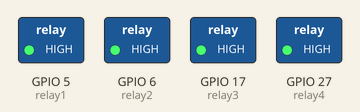
Recording of a program running on a simulated Raspberry Pi (BCM pin numbers). Parts: switched loads named in the program (green lamp = pin HIGH).

Above: at 1.0 s.
At 3.0 s:
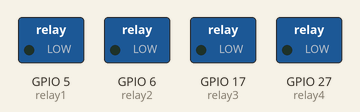
Timing chart, 0 to 5.2 s (numbered marks = the images above):
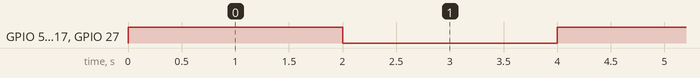

The program:

pi_relay.py
```python
import RPi.GPIO as GPIO
from time import sleep

# The script as below using BCM GPIO 00..nn numbers
GPIO.setmode(GPIO.BCM)
relay1 = 5
relay2 = 6
relay3 = 17
relay4 = 27

# Set relay pins as output
GPIO.setup(relay1, GPIO.OUT)
GPIO.setup(relay2, GPIO.OUT)
GPIO.setup(relay3, GPIO.OUT)
GPIO.setup(relay4, GPIO.OUT)

while (True):

    # Turn all relays ON
    GPIO.output(relay1, GPIO.HIGH)
    GPIO.output(relay2, GPIO.HIGH)
    GPIO.output(relay3, GPIO.HIGH)
    GPIO.output(relay4, GPIO.HIGH)
    # Sleep for 2 seconds
    sleep(2)
    # Turn all relays OFF
    GPIO.output(relay1, GPIO.LOW)
    GPIO.output(relay2, GPIO.LOW)
    GPIO.output(relay3, GPIO.LOW)
    GPIO.output(relay4, GPIO.LOW)
    # Sleep for 2 seconds
    sleep(2)
```

Measured:
- by itself, GPIO 5 (relay1), GPIO 6 (relay2), GPIO 17 (relay3), GPIO 27 (relay4): alternates HIGH for 2.0 s and LOW for 2.0 s
